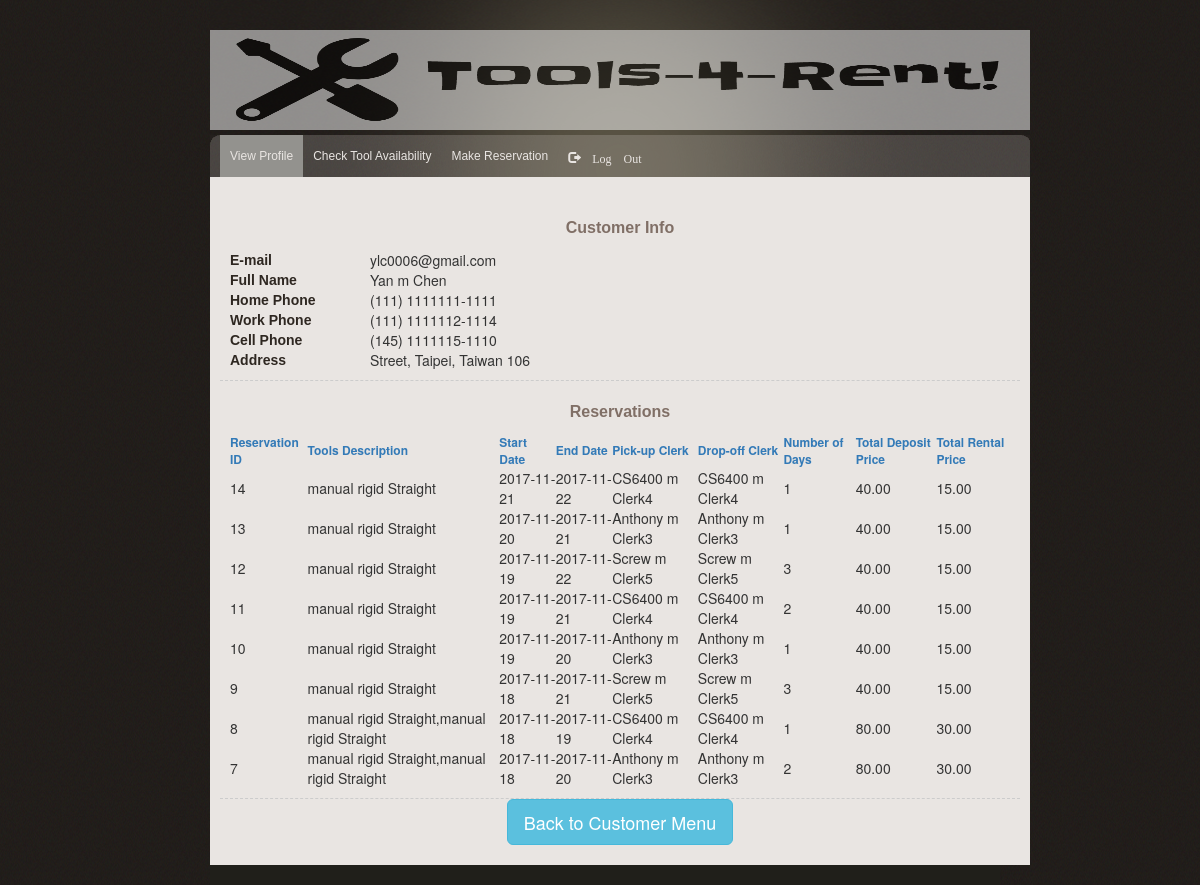
Page /view_profile.php (signed in) on the committed database.
### tables this page shows
CREATE TABLE Customer(
	Email VARCHAR(50) NOT NULL,
    CustomerID INT(10) AUTO_INCREMENT,
    Username VARCHAR(50) NOT NULL,
	Password VARCHAR(50) NOT NULL,
	FirstName VARCHAR(50) NOT NULL,
	MiddleName VARCHAR(50),
	LastName VARCHAR(50) NOT NULL,
	Street VARCHAR(100) NOT NULL,
	City VARCHAR(50) NOT NULL,
	ZipCode VARCHAR(10) NOT NULL,
	State VARCHAR(10) NOT NULL,
    AreaCode VARCHAR(10) NOT NULL,
    MainNumber VARCHAR(30) NOT NULL,
    Extension VARCHAR(10) NOT NULL,
	CreditCardNumber VARCHAR(16) NOT NULL ,
	NameOnCreditCard VARCHAR(50) NOT NULL,
	CVC				VARCHAR(4)	NOT NULL,
	ExpirationMonth	VARCHAR(2)	NOT NULL,
	ExpirationYear	VARCHAR(4)	NOT NULL,
	PRIMARY KEY (Email),
    UNIQUE KEY(CustomerID),
	UNIQUE KEY(Username),
    FOREIGN KEY (Email, AreaCode, MainNumber, Extension) REFERENCES Phone (Email, AreaCode, MainNumber, Extension)
);

CREATE TABLE Reservation(
  Email VARCHAR(50) NOT NULL,
  PickUp_ClerkID  INT(10) ,
  DropOff_ClerkID INT(10) ,
  ReservationID INT(10) AUTO_INCREMENT,
  StartDate DATE NOT NULL,
  EndDate DATE NOT NULL,
  PRIMARY KEY (ReservationID),
  FOREIGN KEY (Email) REFERENCES Customer(Email),
  FOREIGN KEY (PickUp_ClerkID) REFERENCES Clerk(ClerkID),
  FOREIGN KEY (DropOff_ClerkID) REFERENCES Clerk(ClerkID)
);

### lib/query_functions.php (called while the page is built, shortened)
<?php
  function find_fullname_addres_email_by_email ($email) {
    global $db;
    $query = "SELECT Email, CONCAT_WS(' ', FirstName, MiddleName, LastName) AS FullName, CONCAT(Street, ', ', City, ', ', State, ' ', ZipCode ) AS Address
		          FROM Customer
		          WHERE Customer.Email='" . $email . "'";
    $result = mysqli_query($db, $query);
    $row = mysqli_fetch_assoc($result);
    return $row;
  }
  function find_phonenumber_by_email_type($email, $type) {
    global $db;
    $query = "SELECT CONCAT('(', AreaCode, ')' , ' ', MainNumber, '-', Extension ) AS PhoneNumber
              FROM phone
              WHERE PhoneType = '" . $type . "' AND Email ='" . $email . "'" ;
    $result = mysqli_query($db, $query);
    $phone = mysqli_fetch_assoc($result);
    return $phone;
  }
  function find_reservation_by_email ($email, $field, $sort) {
    global $db;
    $query = "SELECT Reservation.ReservationID, GROUP_CONCAT(CONCAT_WS(' ', Tools.PowerSource, Tools.SubOption, Tools .SubType)) AS ToolsDescription, StartDate, EndDate, CONCAT_WS(' ', CK1.FirstName, CK1.MiddleName, CK1.LastName) AS PickupClerkFullName, CONCAT_WS(' ', CK2.FirstName, CK2.MiddleName, CK2.LastName) AS DropoffClerkFullName, DATEDIFF(Enddate, startdate) AS NumberofDays, SUM((.40 * PurchasePrice))AS TotalDepositPrice, SUM((.15 * PurchasePrice)) AS TotalRentalPrice
              FROM Customer
              INNER JOIN Reservation
              ON Customer.Email = Reservation.Email
              INNER JOIN Been
              ON Reservation.ReservationID = Been.ReservationID
              INNER JOIN Tools
              ON Tools.ToolID = Been.ToolID
              LEFT OUTER JOIN Clerk AS CK1
              ON Reservation .PickUp_ClerkID = CK1.ClerkID
              LEFT OUTER JOIN Clerk AS CK2
              ON Reservation .DropOff_ClerkID = CK2.ClerkID
              WHERE Customer.Email ='" . $email . "' " .
              "GROUP BY ReservationID, StartDate, EndDate, PickupClerkFullName, DropOffClerkFullName, NumberofDays " .
              "ORDER BY $field $sort ";
      $result = mysqli_query($db, $query);
      return $result;
  }
?>

### lib/common.php (called while the page is built, shortened)
<?php
$showQueries = false;
$dumpResults = false;
require_once('query_functions.php');
?>

### view_profile.php (the view, shortened to what this page needs)
<?php
include('lib/common.php');
    $field = 'ReservationID';
    $sort = 'DESC';
    $sortReservationID='Reservation ID';
    $sortToolsDescription='Tools Description';
    $sortStartDate='Start Date';
    $sortEndDate='End Date';
    $sortPickupClerkFullName='Pick-up Clerk';
    $sortDropoffClerkFullName='Drop-off Clerk';
    $sortNumberofDays='Number of Days';
    $sortTotalDepositPrice='Total Deposit Price';
    $sortTotalRentalPrice='Total Rental Price';
    $email = $_SESSION['email'];
    $row = find_fullname_addres_email_by_email($email);
    $home_phone = find_phonenumber_by_email_type($email, $type = 'Home Phone');
    $work_phone = find_phonenumber_by_email_type($email, $type = 'Work Phone');
    $cell_phone = find_phonenumber_by_email_type($email, $type = 'Cell Phone');
    $result = find_reservation_by_email ($email, $field, $sort);
?>
<?php include("lib/header.php"); ?>
</head>
<body>
		<div id="main_container">
    <?php include("lib/customer_menu.php"); ?>
    <div class="center_content">
        <div class="center_left">
            <div class="features">
                <div class="profile_section">
                    <div class="subtitle">Customer Info</div>
                    <table>
                        <tr>
                            <td class="item_label">E-mail</td>
                            <td>
                                <?php echo $row['Email']; ?>
                            </td>
                        </tr>
                        <tr>
                            <td class="item_label">Full Name</td>
                            <td>
                                <?php echo $row['FullName'];?>
                            </td>
                        </tr>
                        <tr>
                            <td class="item_label">Home Phone</td>
                            <td>
                                <?php echo $home_phone['PhoneNumber']; ?>
                            </td>
                        </tr>
                        <tr>
                            <td class="item_label">Work Phone</td>
                            <td>
                                <?php echo $work_phone['PhoneNumber']; ?>
                            </td>
                        </tr>
                        <tr>
                            <td class="item_label">Cell Phone</td>
                            <td>
                                <?php  echo $cell_phone['PhoneNumber']; ?>
                            </td>
                        </tr>
                        <tr>
                            <td class="item_label">Address</td>
                            <td>
                                <?php echo $row['Address']; ?>
                            </td>
                        </tr>
                    </table>
                </div>
                <div class="profile_section">
                    <div class="subtitle">Reservations</div>
                    <table>
                        <tr>
                            <td class="heading"><a href="view_profile.php?sorting=<?php echo $sort ?>&field=ReservationID"><?php echo $sortReservationID; ?></td>
                            <td class="heading"><a href="view_profile.php?sorting=<?php echo $sort ?>&field=ToolsDescription"><?php echo $sortToolsDescription; ?></td>
                            <td class="heading"><a href="view_profile.php?sorting=<?php echo $sort ?>&field=StartDate"><?php echo $sortStartDate; ?></td>
                            <td class="heading"><a href="view_profile.php?sorting=<?php echo $sort ?>&field=EndDate"><?php echo $sortEndDate; ?></td>
                            <td class="heading"><a href="view_profile.php?sorting=<?php echo $sort ?>&field=PickupClerkFullName"><?php echo $sortPickupClerkFullName; ?></td>
                            <td class="heading"><a href="view_profile.php?sorting=<?php echo $sort ?>&field=DropoffClerkFullName"><?php echo $sortDropoffClerkFullName; ?></td>
                            <td class="heading"><a href="view_profile.php?sorting=<?php echo $sort ?>&field=NumberofDays"><?php echo $sortNumberofDays; ?></td>
                            <td class="heading"><a href="view_profile.php?sorting=<?php echo $sort ?>&field=TotalDepositPrice"><?php echo $sortTotalDepositPrice; ?></td>
                            <td class="heading"><a href="view_profile.php?sorting=<?php echo $sort ?>&field=TotalRentalPrice"><?php echo $sortTotalRentalPrice; ?></td>
                        </tr>
                        <?php while ( $reservation = mysqli_fetch_assoc($result)){ ?>
        										<tr>
                              <td><?php echo $reservation['ReservationID']; ?></td>
                              <td><?php echo $reservation['ToolsDescription']; ?></td>
                              <td><?php echo $reservation['StartDate']; ?></td>
                              <td><?php echo $reservation['EndDate']; ?></td>
                              <td><?php echo $reservation['PickupClerkFullName']; ?></td>
                              <td><?php echo $reservation['DropoffClerkFullName']; ?></td>
                              <td><?php echo $reservation['NumberofDays']; ?></td>
                              <td><?php echo $reservation['TotalDepositPrice']; ?></td>
                              <td><?php echo $reservation['TotalRentalPrice']; ?></td>
        										</tr>
                        <?php  } ?>
                    </table>
                </div>
            </div>
            <a href="customer_main_menu.php"> <button type="button" class="btn btn-lg btn-info">Back to Customer Menu</button>	</a>
        </div>
			</div>
               <?php include("lib/footer.php"); ?>
	</body>
</html>

### css/gtonline_style.css (style rules this page uses)
body { background:url(../img/bg.gif) repeat #000000; padding:0; font-family: Verdana, Geneva, sans-serif; font-size:12px; margin:auto auto auto auto; color:#36322b; }
table { width: 100%; }
th, td { padding: 1px; text-align: left; }
#main_container { width: 65%; height:auto; margin:auto; padding:auto; text-align: center; }
.item_label { font-family: Verdana, Geneva, sans-serif; width:140px; font-weight:bold; font-size:14px; color:#2e2721; }
.heading { font-size:12px; color:#2e2721; font-weight:bold; }
.subtitle { font-family: Verdana, Geneva, sans-serif; font-weight:bold; font-size:16px; color:#806F66; padding:10px 0px 10px 0px; }
.center_content { width:820px; height:auto; padding:10px 0px 10px 0px; clear:both; background-color:#E9E5E2; }
.center_left { width:100%; float:left; padding:10px 10px 10px 10px; }
.profile_section { float:left; width:100%; border-bottom:1px #CCCCCC dashed; padding:10px 10px 10px 10px; }

### rows in the picture
customer: Email "ylc0006@gmail.com"
reservation: ReservationID "14", ToolsDescription "manual rigid Straight", StartDate "2017-11-21", EndDate "2017-11-22", PickupClerkFullName "CS6400 m Clerk4", DropoffClerkFullName "CS6400 m Clerk4", NumberofDays "1", TotalDepositPrice "40.00", TotalRentalPrice "15.00"
reservation: ReservationID "13", ToolsDescription "manual rigid Straight", StartDate "2017-11-20", EndDate "2017-11-21", PickupClerkFullName "Anthony m Clerk3", DropoffClerkFullName "Anthony m Clerk3", NumberofDays "1", TotalDepositPrice "40.00", TotalRentalPrice "15.00"
reservation: ReservationID "12", ToolsDescription "manual rigid Straight", StartDate "2017-11-19", EndDate "2017-11-22", PickupClerkFullName "Screw m Clerk5", DropoffClerkFullName "Screw m Clerk5", NumberofDays "3", TotalDepositPrice "40.00", TotalRentalPrice "15.00"
reservation: ReservationID "11", ToolsDescription "manual rigid Straight", StartDate "2017-11-19", EndDate "2017-11-21", PickupClerkFullName "CS6400 m Clerk4", DropoffClerkFullName "CS6400 m Clerk4", NumberofDays "2", TotalDepositPrice "40.00", TotalRentalPrice "15.00"
reservation: ReservationID "10", ToolsDescription "manual rigid Straight", StartDate "2017-11-19", EndDate "2017-11-20", PickupClerkFullName "Anthony m Clerk3", DropoffClerkFullName "Anthony m Clerk3", NumberofDays "1", TotalDepositPrice "40.00", TotalRentalPrice "15.00"
reservation: ReservationID "9", ToolsDescription "manual rigid Straight", StartDate "2017-11-18", EndDate "2017-11-21", PickupClerkFullName "Screw m Clerk5", DropoffClerkFullName "Screw m Clerk5", NumberofDays "3", TotalDepositPrice "40.00", TotalRentalPrice "15.00"
reservation: ReservationID "8", ToolsDescription "manual rigid Straight,manual rigid Straight", StartDate "2017-11-18", EndDate "2017-11-19", PickupClerkFullName "CS6400 m Clerk4", DropoffClerkFullName "CS6400 m Clerk4", NumberofDays "1", TotalDepositPrice "80.00", TotalRentalPrice "30.00"
reservation: ReservationID "7", ToolsDescription "manual rigid Straight,manual rigid Straight", StartDate "2017-11-18", EndDate "2017-11-20", PickupClerkFullName "Anthony m Clerk3", DropoffClerkFullName "Anthony m Clerk3", NumberofDays "2", TotalDepositPrice "80.00", TotalRentalPrice "30.00"

### other values in the picture
$row['FullName'] "Yan m Chen"
$home_phone['PhoneNumber'] "(111) 1111111-1111"
$work_phone['PhoneNumber'] "(111) 1111112-1114"
$cell_phone['PhoneNumber'] "(145) 1111115-1110"
$row['Address'] "Street, Taipei, Taiwan 106"
$sortReservationID "Reservation ID"
$sortToolsDescription "Tools Description"
$sortStartDate "Start Date"
$sortEndDate "End Date"
$sortPickupClerkFullName "Pick-up Clerk"
$sortDropoffClerkFullName "Drop-off Clerk"
$sortNumberofDays "Number of Days"
$sortTotalDepositPrice "Total Deposit Price"
$sortTotalRentalPrice "Total Rental Price"
